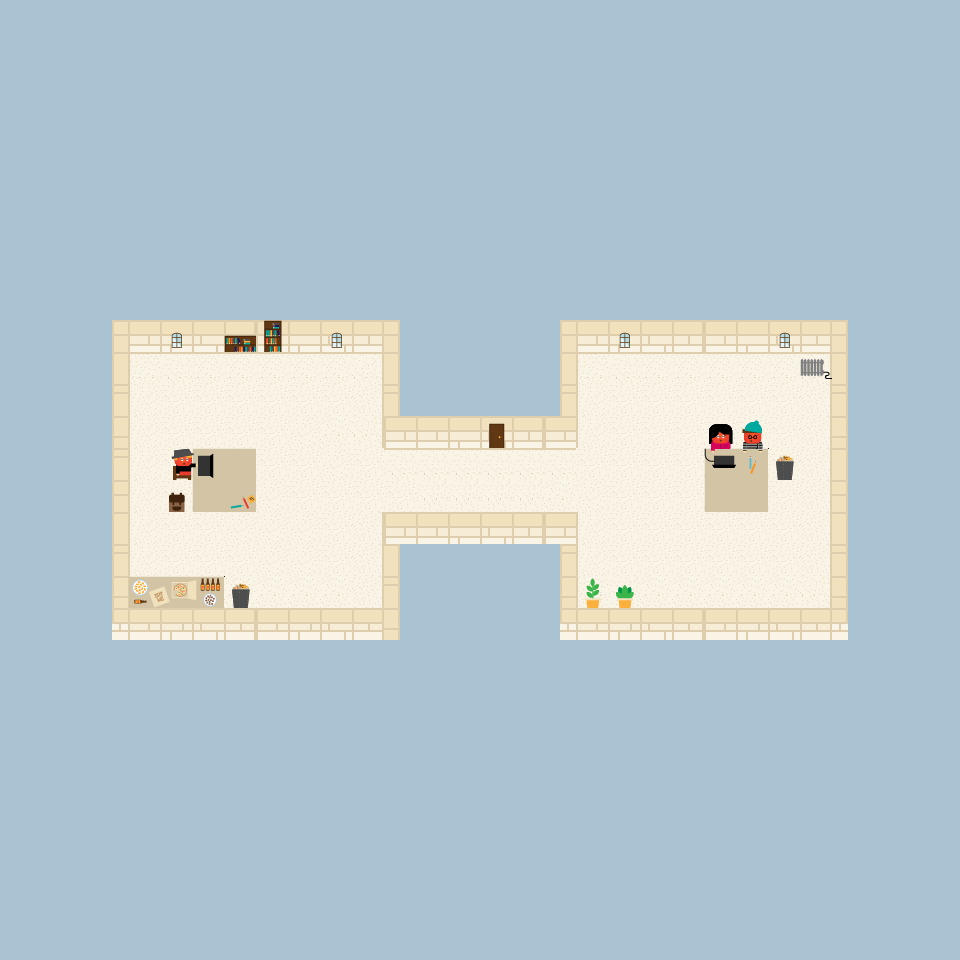

Rendered tile map (Tiled .tmx) drawn with the repository's tilesets; below, a short description and the map source with its tile grids summarised:
An orthogonal 30x30 tile map with 32x32 px tiles, 6 tile layers (Background, Basic Objects, Participants, UI Objects, ...), 2 tilesets.

<map version="1.2" tiledversion="1.3.1" orientation="orthogonal" renderorder="right-down" compressionlevel="0" width="30" height="30" tilewidth="32" tileheight="32" infinite="0" nextlayerid="10" nextobjectid="1">
 <tileset firstgid="1" source="../Tileset.tsx" />
 <tileset firstgid="36" source="../Assets.tsx" />
 <layer id="1" name="Background" width="30" height="30">
  <data>[900 cells, 900 non-empty, 31 distinct tile ids]</data>
 </layer>
 <layer id="6" name="Basic Objects" width="30" height="30">
  <data>[900 cells, 17 non-empty, 12 distinct tile ids]</data>
 </layer>
 <layer id="4" name="Participants" width="30" height="30">
  <data>[900 cells, 6 non-empty, 6 distinct tile ids]</data>
 </layer>
 <layer id="9" name="UI Objects" width="30" height="30">
  <data>[900 cells, 11 non-empty, 8 distinct tile ids]</data>
 </layer>
 <layer id="7" name="UnderAttack" width="30" height="30">
  <data>[900 cells, 3 non-empty, 3 distinct tile ids]</data>
 </layer>
 <layer id="8" name="Flamed" width="30" height="30">
  <data>[900 cells, 3 non-empty, 3 distinct tile ids]</data>
 </layer>
</map>
